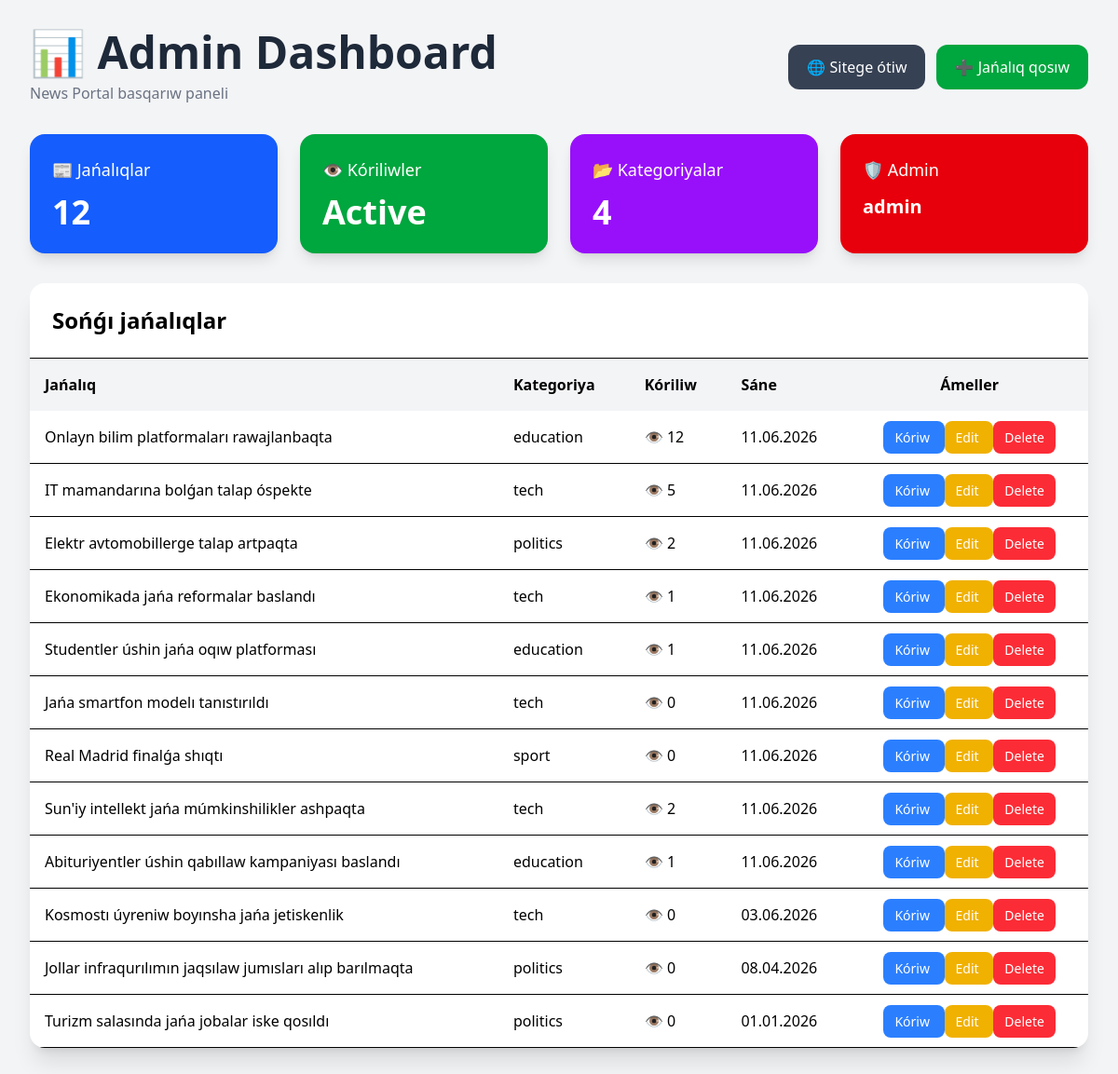
The page /dashboard/ (signed in) on the database its author committed.
### news/models.py (models this page shows, shortened)
class News(models.Model):
    CATEGORY_CHOICES = [
        ('sport', 'Sport'),
        ('tech', 'Texnologiya'),
        ('politics', 'Siyasat'),
        ('education', 'Bilim'),
    ]
    title = models.CharField(max_length=200)
    image = models.ImageField(
        upload_to='news/',
        null=True,
        blank=True
    )
    author = models.CharField(max_length=100, default="Admin")
    category = models.CharField(
        max_length=20,
        choices=CATEGORY_CHOICES,
        default='tech'
    )
    content = models.TextField()
    views = models.PositiveIntegerField(default=0)
    created_at = models.DateTimeField(auto_now_add=True)
    updated_at = models.DateTimeField(auto_now=True)

### news/views.py (the view)
# urls.py: path('dashboard/', views.dashboard, name='dashboard'),
@staff_member_required
def dashboard(request):
    news = News.objects.all().order_by('-created_at')
    return render(request, 'dashboard.html', {
        'news': news
    })

### news/templates/dashboard.html (shortened to what this page needs)
<!DOCTYPE html>
<html lang="en">
<head>
    <script src="https://cdn.jsdelivr.net/npm/@tailwindcss/browser@4"></script>
</head>
<body class="bg-gray-100">
<div class="max-w-7xl mx-auto p-8">
    <div class="flex justify-between items-center mb-8">
        <div>
            <h1 class="text-5xl font-bold text-gray-800">
                📊 Admin Dashboard
            </h1>
            <p class="text-gray-500 mt-2">
                News Portal basqarıw paneli
            </p>
        </div>
        <div class="flex gap-3">
            <a href="/"
               class="bg-gray-700 text-white px-5 py-3 rounded-xl hover:bg-gray-900">
                🌐 Sitege ótiw
            </a>
            <a href="{% url 'news_create' %}"
               class="bg-green-600 text-white px-5 py-3 rounded-xl hover:bg-green-700">
                ➕ Jańalıq qosıw
            </a>
        </div>
    </div>
    <div class="grid md:grid-cols-4 gap-6 mb-8">
        <div class="bg-blue-600 text-white p-6 rounded-2xl shadow-lg">
            <h3 class="text-lg">📰 Jańalıqlar</h3>
            <p class="text-4xl font-bold mt-3">
                {{ news.count }}
            </p>
        </div>
        <div class="bg-green-600 text-white p-6 rounded-2xl shadow-lg">
            <h3 class="text-lg">👁️ Kóriliwler</h3>
            <p class="text-4xl font-bold mt-3">
                Active
            </p>
        </div>
        <div class="bg-purple-600 text-white p-6 rounded-2xl shadow-lg">
            <h3 class="text-lg">📂 Kategoriyalar</h3>
            <p class="text-4xl font-bold mt-3">
                4
            </p>
        </div>
        <div class="bg-red-600 text-white p-6 rounded-2xl shadow-lg">
            <h3 class="text-lg">🛡 Admin</h3>
            <p class="text-xl font-bold mt-3">
                {{ user.username }}
            </p>
        </div>
    </div>
    <div class="bg-white rounded-2xl shadow-xl overflow-hidden">
        <div class="flex justify-between items-center p-6 border-b">
            <h2 class="text-2xl font-bold">
                Sońǵı jańalıqlar
            </h2>
        </div>
        <table class="w-full">
            <thead class="bg-gray-100">
                <tr>
                    <th class="text-left py-4 px-4">Jańalıq</th>
                    <th class="text-left py-4 px-4">Kategoriya</th>
                    <th class="text-left py-4 px-4">Kóriliw</th>
                    <th class="text-left py-4 px-4">Sáne</th>
                    <th class="text-center py-4 px-4">Ámeller</th>
                </tr>
            </thead>
            <tbody>
                {% for item in news %}
                <tr class="border-b hover:bg-gray-50 transition">
                    <td class="py-4 px-4 font-medium">
                        {{ item.title }}
                    </td>
                    <td class="px-4">
                        {{ item.category }}
                    </td>
                    <td class="px-4">
                        👁️ {{ item.views }}
                    </td>
                    <td class="px-4">
                        {{ item.created_at|date:"d.m.Y" }}
                    </td>
                    <td class="px-4 text-center">
                        <a href="{% url 'news_detail' item.id %}"
                           class="bg-blue-500 text-white px-3 py-2 rounded-lg text-sm">
                            Kóriw
                        </a>
                        <a href="{% url 'news_edit' item.id %}"
                           class="bg-yellow-500 text-white px-3 py-2 rounded-lg text-sm">
                            Edit
                        </a>
                        <a href="{% url 'news_delete' item.id %}"
                           class="bg-red-500 text-white px-3 py-2 rounded-lg text-sm">
                            Delete
                        </a>
                    </td>
                </tr>
                {% endfor %}
            </tbody>
        </table>
    </div>
</div>
</body>
</html>

### rows shown on the page
News: title "Onlayn bilim platformaları rawajlanbaqta", category "education", views "12", created_at "11.06.2026"
News: title "IT mamandarına bolǵan talap óspekte", category "tech", views "5", created_at "11.06.2026"
News: title "Elektr avtomobillerge talap artpaqta", category "politics", views "2", created_at "11.06.2026"
News: title "Ekonomikada jańa reformalar baslandı", category "tech", views "1", created_at "11.06.2026"
News: title "Studentler úshin jańa oqıw platforması", category "education", views "1", created_at "11.06.2026"
News: title "Jańa smartfon modelı tanıstırıldı", category "tech", views "0", created_at "11.06.2026"
News: title "Real Madrid finalǵa shıqtı", category "sport", views "0", created_at "11.06.2026"
News: title "Sun'iy intellekt jańa múmkinshilikler ashpaqta", category "tech", views "2", created_at "11.06.2026"
News: title "Abituriyentler úshin qabıllaw kampaniyası baslandı", category "education", views "1", created_at "11.06.2026"
News: title "Kosmostı úyreniw boyınsha jańa jetiskenlik", category "tech", views "0", created_at "03.06.2026"
News: title "Jollar infraqurılımın jaqsılaw jumısları alıp barılmaqta", category "politics", views "0", created_at "08.04.2026"
News: title "Turizm salasında jańa jobalar iske qosıldı", category "politics", views "0", created_at "01.01.2026"

### other values the page prints
{{ news.count }} "12"
{{ user.username }} "admin"
